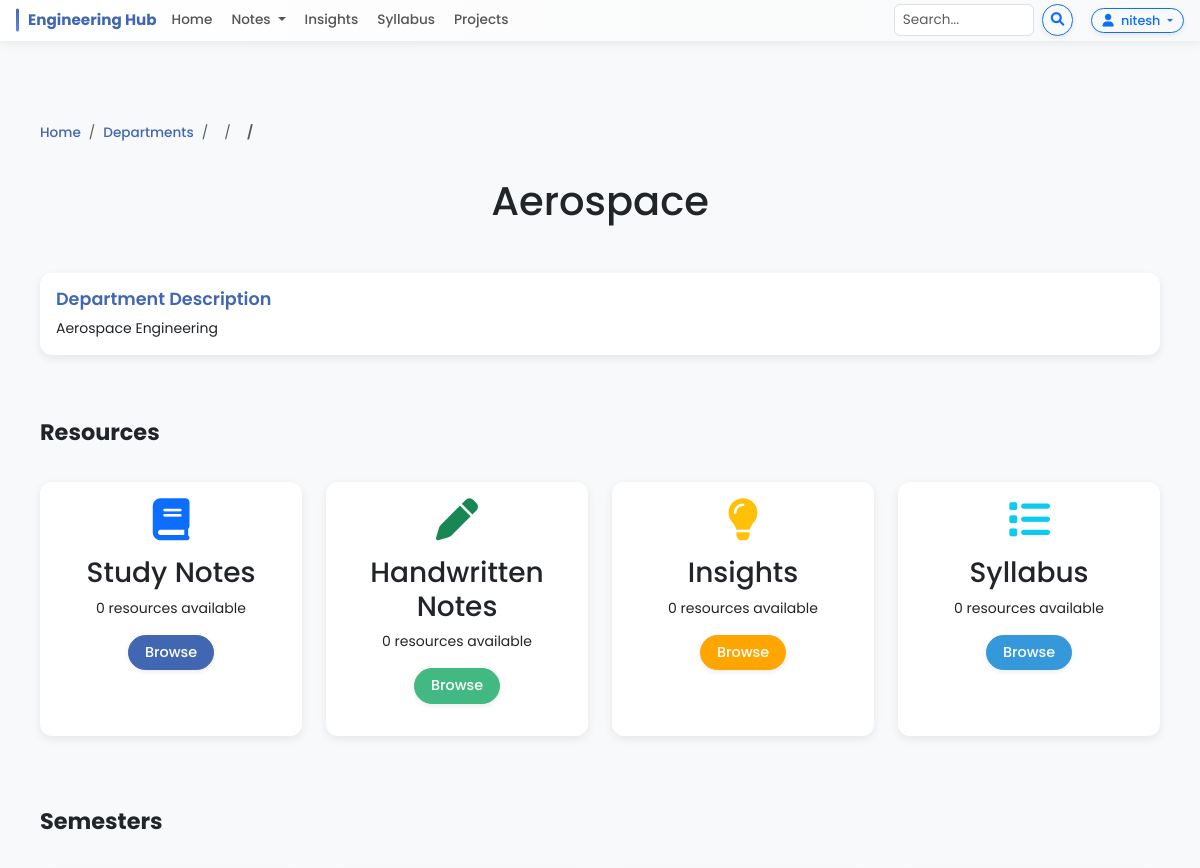
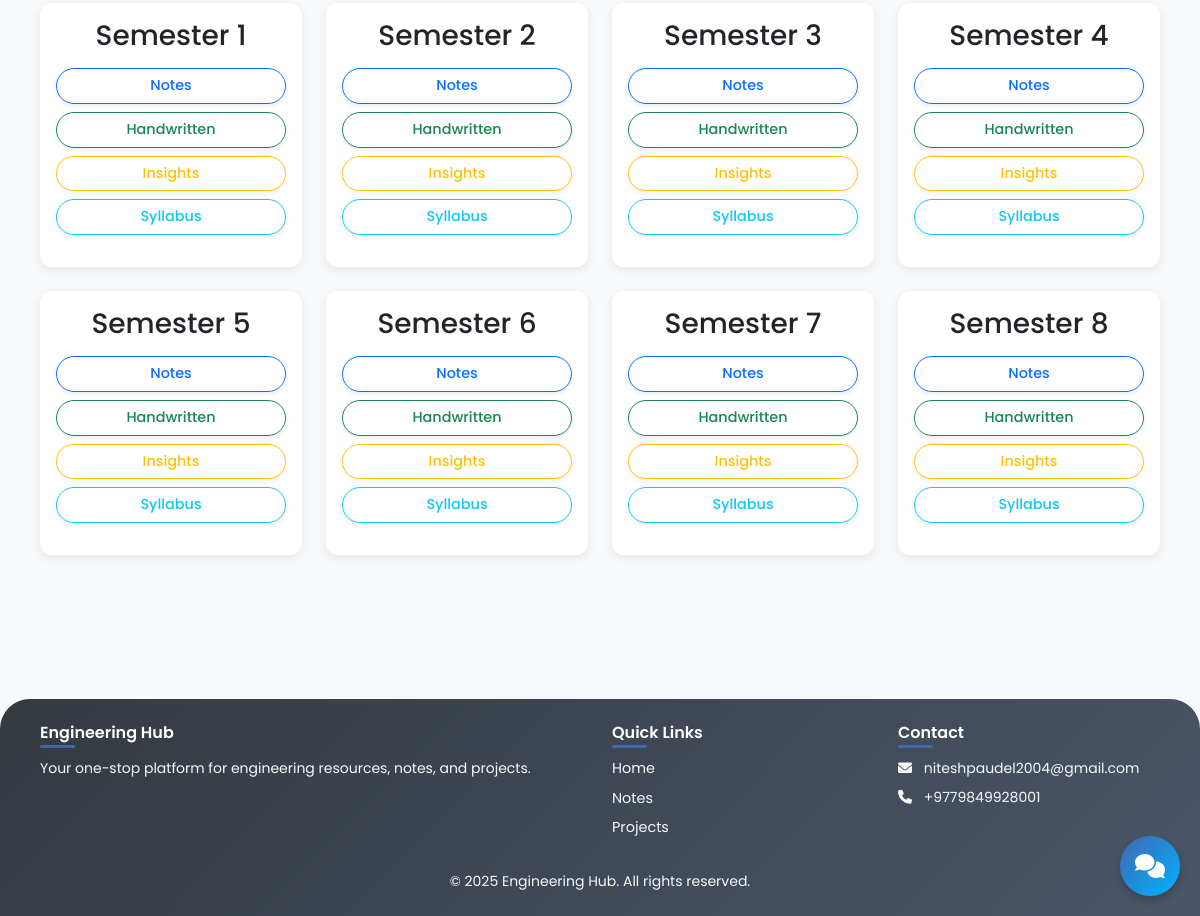
Screenshot of /departments/13/ (signed in) with the database file from the repository (2 pictures, top to bottom).
### notes/models.py (models this page shows, shortened)
class Department(models.Model):
    name = models.CharField(max_length=100)
    slug = models.SlugField(max_length=100, unique=True, blank=True, null=True)
    description = models.TextField(blank=True, null=True)

class Semester(models.Model):
    department = models.ForeignKey(Department, on_delete=models.CASCADE, related_name='semesters')
    number = models.PositiveIntegerField()
    class Meta:
        unique_together = ['department', 'number']
        ordering = ['department', 'number']

### notes/views.py (the view)
# urls.py: path('departments/<int:dept_id>/', views.department_detail, name='department_detail'),  # Path: /departments/1/
def department_detail(request, dept_id):
    department = get_object_or_404(Department, id=dept_id)
    semesters = Semester.objects.filter(department=department).order_by('number')
    resources_by_type = {
        'notes': Resource.objects.filter(department=department, resource_type='notes').count(),
        'handwritten': Resource.objects.filter(department=department, resource_type='handwritten').count(),
        'insight': Resource.objects.filter(department=department, resource_type='insight').count(),
        'syllabus': Resource.objects.filter(department=department, resource_type='syllabus').count()
    }
    context = {
        'department': department,
        'semesters': semesters,
        'resources_by_type': resources_by_type
    }
    return render(request, 'department_detail.html', context)

### templates/department_detail.html (shortened to what this page needs)
{% extends 'base.html' %}
{% block content %}
<div class="container py-5">
    <div class="mb-4">
        <nav aria-label="breadcrumb">
            <ol class="breadcrumb">
                <li class="breadcrumb-item"><a href="{% url 'home' %}">Home</a></li>
                <li class="breadcrumb-item"><a href="{% url 'departments' %}">Departments</a></li>
                <li class="breadcrumb-item">
                </li>
                <li class="breadcrumb-item">
                </li>
                <li class="breadcrumb-item active">{{ resource.title }}</li>
            </ol>
        </nav>
    </div>
    <h1 class="text-center mb-5">{{ department.name }}</h1>
    {% if department.description %}
    <div class="row mb-5">
        <div class="col">
            <div class="card">
                <div class="card-body">
                    <h5 class="card-title">Department Description</h5>
                    <p class="card-text">{{ department.description }}</p>
                </div>
            </div>
        </div>
    </div>
    {% endif %}
    <div class="row mb-5">
        <div class="col">
            <h2 class="mb-4">Resources</h2>
            <div class="row">
                <div class="col-md-3 mb-4">
                    <div class="card h-100">
                        <div class="card-body text-center">
                            <i class="fas fa-book fa-3x mb-3 text-primary"></i>
                            <h3>Study Notes</h3>
                            <p>{{ resources_by_type.notes }} resources available</p>
                            <a href="{% url 'notes_department' department.id %}" class="btn btn-primary">Browse</a>
                        </div>
                    </div>
                </div>
                <div class="col-md-3 mb-4">
                    <div class="card h-100">
                        <div class="card-body text-center">
                            <i class="fas fa-pen fa-3x mb-3 text-success"></i>
                            <h3>Handwritten Notes</h3>
                            <p>{{ resources_by_type.handwritten }} resources available</p>
                            <a href="{% url 'handwritten_department' department.id %}" class="btn btn-success">Browse</a>
                        </div>
                    </div>
                </div>
                <div class="col-md-3 mb-4">
                    <div class="card h-100">
                        <div class="card-body text-center">
                            <i class="fas fa-lightbulb fa-3x mb-3 text-warning"></i>
                            <h3>Insights</h3>
                            <p>{{ resources_by_type.insight }} resources available</p>
                            <a href="{% url 'insights_department' department.id %}" class="btn btn-warning">Browse</a>
                        </div>
                    </div>
                </div>
                <div class="col-md-3 mb-4">
                    <div class="card h-100">
                        <div class="card-body text-center">
                            <i class="fas fa-list fa-3x mb-3 text-info"></i>
                            <h3>Syllabus</h3>
                            <p>{{ resources_by_type.syllabus }} resources available</p>
                            <a href="{% url 'syllabus_department' department.id %}" class="btn btn-info text-white">Browse</a>
                        </div>
                    </div>
                </div>
            </div>
        </div>
    </div>
    <div class="row">
        <div class="col">
            <h2 class="mb-4">Semesters</h2>
            <div class="row">
                {% for semester in semesters %}
                <div class="col-md-3 mb-4">
                    <div class="card h-100">
                        <div class="card-body text-center">
                            <h3>Semester {{ semester.number }}</h3>
                            <div class="d-grid gap-2 mt-3">
                                <a href="{% url 'notes_list' department.id semester.id %}" class="btn btn-sm btn-outline-primary">Notes</a>
                                <a href="{% url 'handwritten_list' department.id semester.id %}" class="btn btn-sm btn-outline-success">Handwritten</a>
                                <a href="{% url 'insights_list' department.id semester.id %}" class="btn btn-sm btn-outline-warning">Insights</a>
                                <a href="{% url 'syllabus_list' department.id semester.id %}" class="btn btn-sm btn-outline-info">Syllabus</a>
                            </div>
                        </div>
                    </div>
                </div>
                {% endfor %}
            </div>
        </div>
    </div>
</div>
{% endblock %}

### templates/base.html (shortened to what this page needs)
{% load static %}
<!DOCTYPE html>
<html lang="en">
<head>
    <link href="https://cdn.jsdelivr.net/npm/bootstrap@5.3.0/dist/css/bootstrap.min.css" rel="stylesheet">
    <link rel="stylesheet" href="https://cdnjs.cloudflare.com/ajax/libs/font-awesome/6.0.0/css/all.min.css">
    <link rel="stylesheet" href="{% static 'css/style.css' %}">
    <link rel="stylesheet" href="{% static 'chatbot/css/chatbot.css' %}">
</head>
<body>
    <nav class="navbar navbar-expand-lg navbar-light bg-light">
        <div class="container-fluid px-2 px-lg-3">
            <a class="navbar-brand" href="{% url 'home' %}">Engineering Hub</a>
            <div class="collapse navbar-collapse" id="navbarNav">
                <ul class="navbar-nav me-auto">
                    <li class="nav-item">
                        <a class="nav-link {% if request.path == '/' %}active{% endif %}" href="{% url 'home' %}">Home</a>
                    </li>
                    <li class="nav-item dropdown">
                        <a class="nav-link dropdown-toggle {% if 'notes' in request.path %}active{% endif %}" href="#"
                           role="button" data-bs-toggle="dropdown" aria-expanded="false">
                            Notes
                        </a>
                    </li>
                    <li class="nav-item">
                        <a class="nav-link {% if 'insights' in request.path %}active{% endif %}" href="{% url 'insights' %}">Insights</a>
                    </li>
                    <li class="nav-item">
                        <a class="nav-link {% if 'syllabus' in request.path %}active{% endif %}" href="{% url 'syllabus' %}">Syllabus</a>
                    </li>
                    <li class="nav-item">
                        <a class="nav-link {% if 'projects' in request.path %}active{% endif %}" href="{% url 'projects' %}">Projects</a>
                    </li>
                </ul>
                <div class="d-flex me-2 search-form">
                    <form class="d-flex" action="{% url 'search' %}" method="GET">
                        <input class="form-control me-2" type="search" placeholder="Search..." name="q"
                               aria-label="Search" value="{{ request.GET.q|default:'' }}">
                        <button class="btn btn-sm btn-outline-primary" type="submit">
                            <i class="fas fa-search"></i>
                        </button>
                    </form>
                </div>
                <div class="d-flex auth-buttons">
                    {% if user.is_authenticated %}
                        <div class="dropdown">
                            <button class="btn btn-sm btn-outline-primary dropdown-toggle" type="button"
                                    id="userDropdown" data-bs-toggle="dropdown" aria-expanded="false">
                                <i class="fas fa-user me-1"></i> {{ user.username }}
                            </button>
                        </div>
                    {% else %}
                        <a href="{% url 'login' %}" class="btn btn-sm btn-outline-primary me-2">Login</a>
                        <a href="{% url 'register' %}" class="btn btn-sm btn-outline-success">Register</a>
                    {% endif %}
                </div>
            </div>
        </div>
    </nav>
    <main class="py-4">
        {% block content %}{% endblock %}
    </main>
    <footer class="bg-dark text-light py-4 mt-5">
        <div class="container">
            <div class="row">
                <div class="col-md-6">
                    <h5>Engineering Hub</h5>
                    <p>Your one-stop platform for engineering resources, notes, and projects.</p>
                </div>
                <div class="col-md-3">
                    <h5>Quick Links</h5>
                    <ul class="list-unstyled">
                        <li><a href="{% url 'home' %}" class="text-light">Home</a></li>
                        <li><a href="{% url 'notes' %}" class="text-light">Notes</a></li>
                        <li><a href="{% url 'projects' %}" class="text-light">Projects</a></li>
                    </ul>
                </div>
                <div class="col-md-3">
                    <h5>Contact</h5>
                    <ul class="list-unstyled">
                        <li><i class="fas fa-envelope me-2"></i> niteshpaudel2004@gmail.com</li>
                        <li><i class="fas fa-phone me-2"></i> +9779849928001</li>
                    </ul>
                </div>
            </div>
            <div class="row mt-3">
                <div class="col-12 text-center">
                    <p class="mb-0">&copy; {% now "Y" %} Engineering Hub. All rights reserved.</p>
                </div>
            </div>
        </div>
    </footer>
    {% include 'chatbot/chatbot.html' %}
</body>
</html>

### static/css/style.css (style rules this page uses)
body { font-family: 'Poppins', sans-serif; background-color: #f8f9fa; min-height: 100vh; display: flex; flex-direction: column; font-size: 14px; }
main { flex: 1; opacity: 1; transition: opacity 0.5s ease; }
.navbar { box-shadow: 0 2px 10px rgba(0, 0, 0, 0.08); padding: 4px 0; background: linear-gradient(to right, #ffffff, #f8f9fa) !important; padding-left: 0; }
.navbar .container-fluid { padding-left: 5px; padding-right: 5px; }
.navbar-brand { font-weight: 700; color: #4267B2; font-size: 0.95rem; position: relative; padding-left: 12px; margin-right: 8px; }
.navbar-brand:before { content: ''; position: absolute; left: 0; top: 50%; transform: translateY(-50%); width: 3px; height: 70%; background: linear-gradient(to bottom, #4267B2, #5E8AE5); border-radius: 2px; }
.nav-link { font-weight: 500; color: #555; margin: 0 1px; transition: all 0.3s; padding: 2px 6px !important; border-radius: 5px; font-size: 0.85rem; }
.navbar .form-control { height: 2rem; font-size: 0.85rem; width: 160px !important; padding: 0.25rem 0.5rem; }
.navbar .btn { padding: 2px 8px; font-size: 0.85rem; }
.navbar .auth-buttons .btn { padding: 2px 10px; font-size: 0.8rem; margin-left: 5px; }
.card { border: none; border-radius: 12px; box-shadow: 0 3px 10px rgba(0,0,0,0.08); transition: transform 0.3s, box-shadow 0.3s; margin-bottom: 16px; overflow: hidden; }
.card-title { color: #4267B2; font-weight: 600; font-size: 1.1rem; }
.btn { border-radius: 30px; padding: 6px 16px; font-weight: 500; box-shadow: 0 2px 5px rgba(0,0,0,0.08); transition: all 0.3s ease; font-size: 0.9rem; }
.btn-primary { background-color: #4267B2; border-color: #4267B2; }
.btn-success { background-color: #42b883; border-color: #42b883; }
.btn-warning { background-color: #FFA500; border-color: #FFA500; color: white; }
.btn-info { background-color: #3498db; border-color: #3498db; color: white; }
footer { background: linear-gradient(135deg, #343a40, #4a5568) !important; padding: 30px 0 15px; margin-top: auto; border-top-left-radius: 30px; border-top-right-radius: 30px; }
footer h5 { color: #ffffff; margin-bottom: 16px; font-weight: 600; position: relative; display: inline-block; font-size: 1rem; }
footer h5:after { content: ''; position: absolute; left: 0; bottom: -6px; width: 35px; height: 3px; background-color: #4267B2; border-radius: 3px; }
footer ul li { margin-bottom: 8px; }
footer ul li a { transition: all 0.3s; text-decoration: none; font-size: 0.9rem; }
h2 { font-weight: 700; margin-bottom: 25px; position: relative; padding-bottom: 12px; font-size: 1.4rem; }
.breadcrumb { background-color: transparent; padding: 10px 0; font-size: 0.85rem; }
.breadcrumb-item a { color: #4267B2; font-weight: 500; text-decoration: none; }
.breadcrumb-item.active { font-weight: 600; }
.navbar-nav { display: flex; align-items: center; }
.navbar-nav .nav-item { margin-right: 5px; }
.navbar .auth-buttons { margin-left: 5px; }
.container { padding-right: 10px; padding-left: 10px; }
@media (max-width: 1200px) { .navbar .form-control { width: 140px !important; } }

### rows the page displays
Department: name "Aerospace", description "Aerospace Engineering"
Semester: number "1"
Semester: number "2"
Semester: number "3"
Semester: number "4"
Semester: number "5"
Semester: number "6"
Semester: number "7"
Semester: number "8"

### other values shown
{{ user.username }} "nitesh"
{{ resources_by_type.notes }} "0"
{{ resources_by_type.handwritten }} "0"
{{ resources_by_type.insight }} "0"
{{ resources_by_type.syllabus }} "0"
